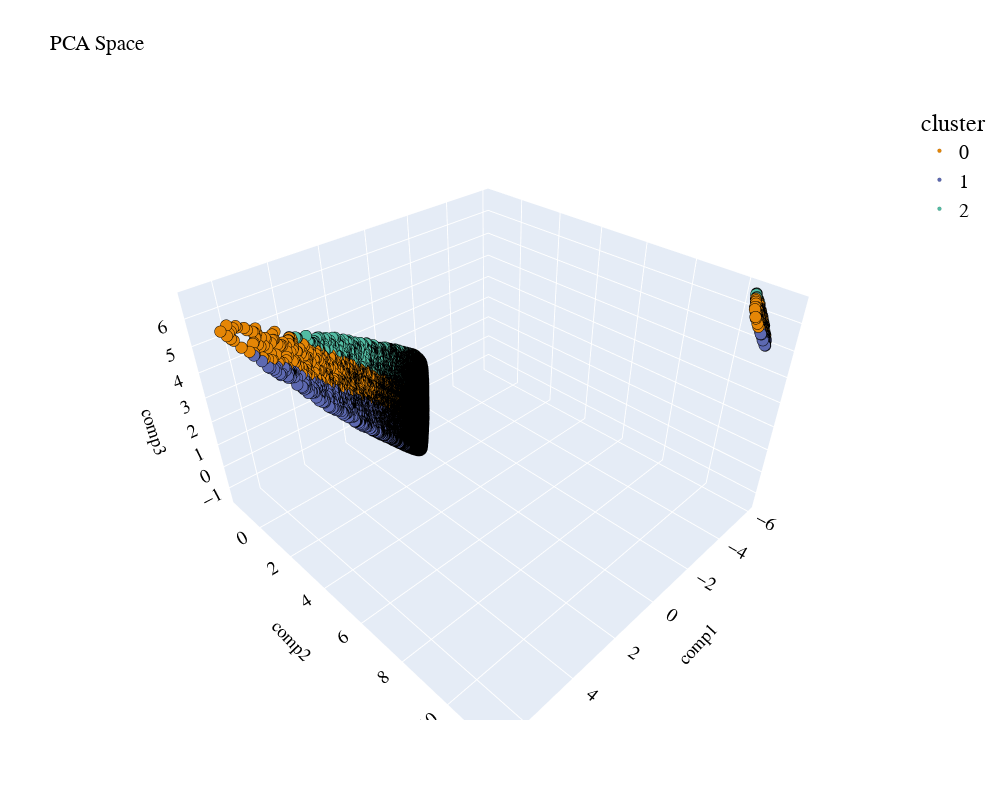

The cell this chart's notebook holds for it:
### Code cell
pca_3d_object, df_pca_3d = get_pca_3d(rfm_scaled_no_outliers.iloc[:, 1:], clusters_predict)
plot_pca_3d(df_pca_3d, title = "PCA Space", opacity=1, width_line = 0.1)
print("The variability is :", pca_3d_object.eigenvalues_summary)

### Figure 1 — Plotly figure (JSON) as saved in the notebook; plotly's stock layout.template omitted (floating-point values rounded to 4 significant figures; data arrays with more than 128 entries replaced by an {"elided": "..."} marker saying what was removed)
{"data": [{"hovertemplate": "cluster=0<br>comp1=%{x}<br>comp2=%{y}<br>comp3=%{z}<extra></extra>", "legendgroup": "0", "marker": {"color": "rgb(229, 134, 6)", "line": {"color": "black", "width": 0.1}, "opacity": 1, "size": 4, "symbol": "circle"}, "mode": "markers", "name": "0", "scene": "scene", "showlegend": true, "type": "scatter3d", "x": {"elided": "14205 float values"}, "y": {"elided": "14205 float values"}, "z": {"elided": "14205 float values"}}, {"hovertemplate": "cluster=1<br>comp1=%{x}<br>comp2=%{y}<br>comp3=%{z}<extra></extra>", "legendgroup": "1", "marker": {"color": "rgb(93, 105, 177)", "line": {"color": "black", "width": 0.1}, "opacity": 1, "size": 4, "symbol": "circle"}, "mode": "markers", "name": "1", "scene": "scene", "showlegend": true, "type": "scatter3d", "x": {"elided": "13079 float values"}, "y": {"elided": "13079 float values"}, "z": {"elided": "13079 float values"}}, {"hovertemplate": "cluster=2<br>comp1=%{x}<br>comp2=%{y}<br>comp3=%{z}<extra></extra>", "legendgroup": "2", "marker": {"color": "rgb(82, 188, 163)", "line": {"color": "black", "width": 0.1}, "opacity": 1, "size": 4, "symbol": "circle"}, "mode": "markers", "name": "2", "scene": "scene", "showlegend": true, "type": "scatter3d", "x": {"elided": "8970 float values"}, "y": {"elided": "8970 float values"}, "z": {"elided": "8970 float values"}}], "layout": {"autosize": false, "font": {"color": "black", "family": "Gilroy", "size": 15}, "height": 800, "legend": {"font": {"size": 20}, "title": {"font": {"family": "Times New Roman"}, "text": "cluster"}, "tracegroupgap": 0}, "scene": {"domain": {"x": [0, 1], "y": [0, 1]}, "xaxis": {"title": {"font": {"color": "black"}, "text": "comp1"}}, "yaxis": {"title": {"font": {"color": "black"}, "text": "comp2"}}, "zaxis": {"title": {"font": {"color": "black"}, "text": "comp3"}}}, "showlegend": true, "title": {"text": "PCA Space"}, "width": 1000}}
